Frame 1 (no input): blank canvas, image omitted
Frame 60 (the mouse pressed at the canvas centre just before this capture): blank canvas, image omitted
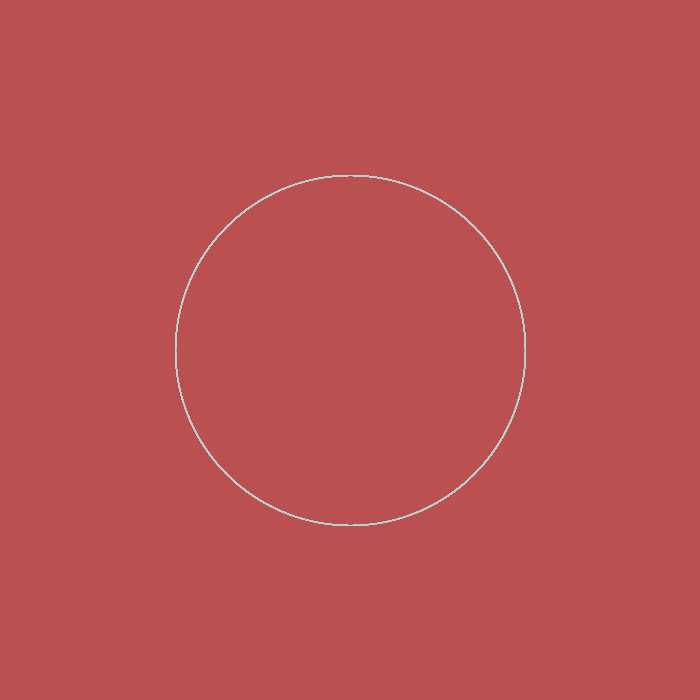
Frame 120 (the mouse held since frame 60 and released just before this capture)

The Processing sketch whose frames 1 and 60 were blank and that drew this single picture after the mouse press (run headless with seeded random() and noise(); from frame 60 on, the mouse is pressed at the canvas centre):

// Processing sketch: processing_56419
// ── processing_56419.pde


 void setup() {
       size(700, 700);
       background(186, 80, 80);
       stroke(221, 173, 163);
       strokeWeight (1);
       smooth ();
       
     } 

     void draw() {
       noFill();
       ellipse(350,  350, mouseX, mouseY);

       
       
     }
     
 

    void mousePressed() {
       background(119, 161, 161);
       stroke(191, 206, 206);
     }
     
